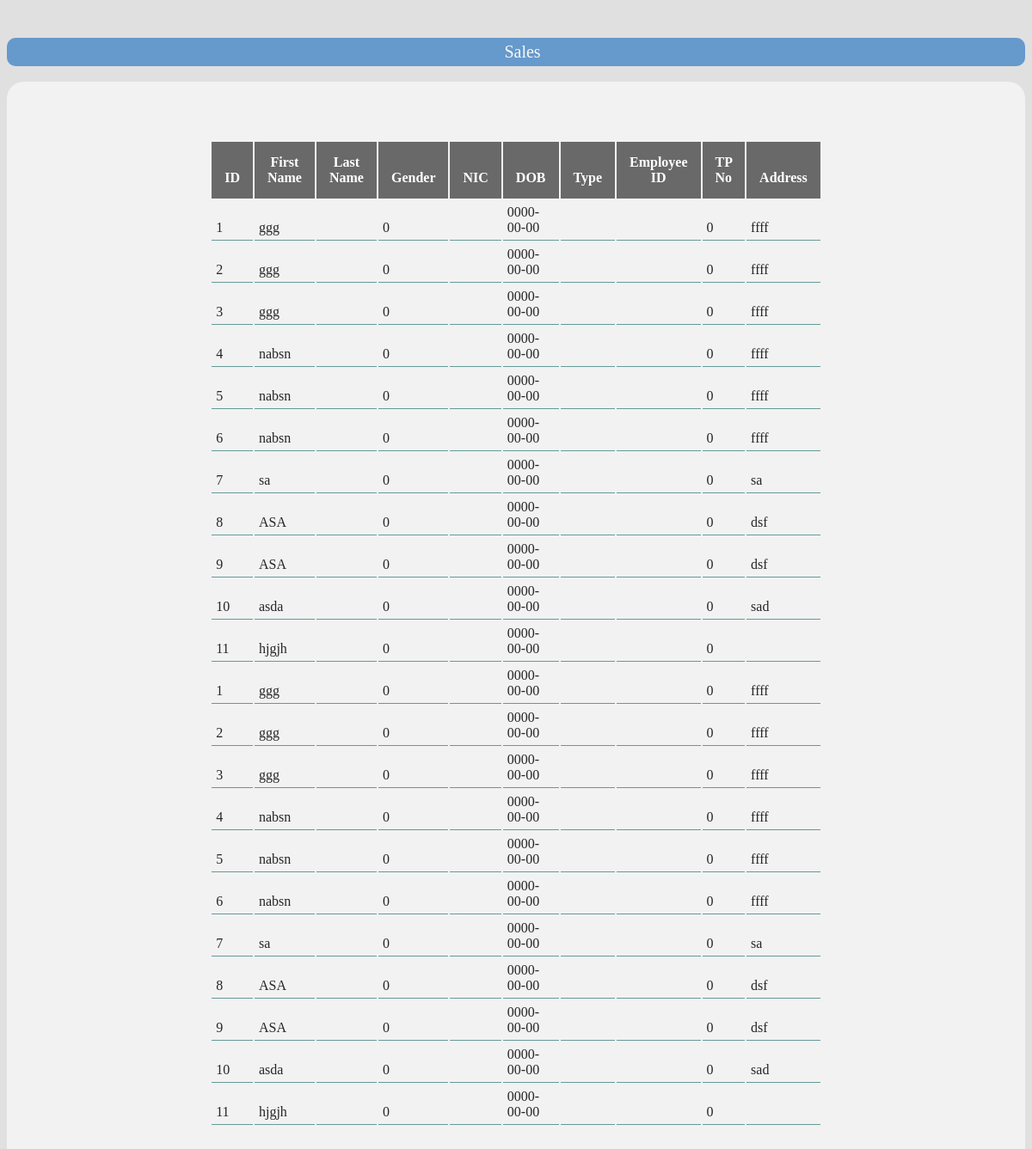
The page /Manager/sales.php on the database its author committed.
### tables this page shows
CREATE TABLE `employee` (
  `Id` int(11) NOT NULL,
  `FirstName` varchar(255) NOT NULL,
  `LastName` varchar(255) NOT NULL,
  `Gender` varchar(10) NOT NULL,
  `NIC` varchar(255) NOT NULL,
  `DOB` date NOT NULL,
  `Type` varchar(255) NOT NULL,
  `EmpId` varchar(255) NOT NULL,
  `TpNum` int(11) NOT NULL,
  `Address` varchar(255) NOT NULL
);

### Manager/sales.php (the view, shortened to what this page needs)
<html lang="en">
  <head>
    <link rel="stylesheet" href="../css/main.css">
  </head>
  <body bgcolor="#e0e0e0">
<center>
<br>
<br>
<div class="h2div" > Sales</div>
<br>
<div class="div">
<br>
<table class="table1 normaltable" >
	<tr>
		<th class="tablerecharge">ID</th>
		<th class="tablerecharge">First Name</th>
		<th class="tablerecharge">Last Name</th>
		<th class="tablerecharge">Gender</th>
        <th class="tablerecharge">NIC</th>
        <th class="tablerecharge">DOB</th>
        <th class="tablerecharge">Type</th>
        <th class="tablerecharge">Employee ID</th>
        <th class="tablerecharge">TP No</th>
        <th class="tablerecharge">Address</th>
	</tr>
    <?php
            $sql_query = "select * from  employee";
            $result = mysql_query($sql_query);
            while ($data = mysql_fetch_array($result))
            {
                $id = $data['Id'];
                $fname = $data['FirstName'];
                $lname = $data['LastName'];
                $gender = $data['Gender'];
                $nic = $data['NIC'];
                $dob = $data['DOB'];
                $type = $data['Type'];
                $empid = $data['EmpId'];
                $tpno = $data['TpNum'];
                $add = $data['Address'];
                echo '
                	<tr>
                		<td class="tablerecharge">'.$id.'</td>
                		<td class="tablerecharge">'.$fname.'</td>
                		<td class="tablerecharge">'.$lname.'</td>
                		<td class="tablerecharge">'.$gender.'</td>
                        <td class="tablerecharge">'.$nic.'</td>
                        <td class="tablerecharge">'.$dob.'</td>
                        <td class="tablerecharge">'.$type.'</td>
                        <td class="tablerecharge">'.$empid.'</td>
                        <td class="tablerecharge">'.$tpno.'</td>
                        <td class="tablerecharge">'.$add.'</td>
                	</tr>';
            }
	?>
	</table>
<br>
</div>
<br>
</center>
  </body>
</html>

### css/main.css (style rules this page uses)
.div { border-radius: 20px; background-color: #f2f2f2; padding-bottom: 50px; padding-top: 50px; }
.table1 { border-radius: 10px; width: 60% }
.h2div { background-color: #6699cc; color: #F8F8F8; font-family: Georgia; font-size: 20px; vertical-align: center; padding-left: 15px; padding-top: 5px; padding-bottom: 5px; border-radius: 10px; }
.tablerecharge { width: 10% }
.normaltable td { vertical-align: bottom; padding: 5px; text-align: 15px; height: 10px; border-bottom: 1px solid #669999; color: #262626 }
.normaltable th { background-color: #696969 ; color: white; height: 20px; vertical-align: bottom; padding: 15px; text-align: 15px }

### rows shown on the page
employee: Id "1", FirstName "ggg", Gender "0", DOB "0000-00-00", TpNum "0", Address "ffff"
employee: Id "2", FirstName "ggg", Gender "0", DOB "0000-00-00", TpNum "0", Address "ffff"
employee: Id "3", FirstName "ggg", Gender "0", DOB "0000-00-00", TpNum "0", Address "ffff"
employee: Id "4", FirstName "nabsn", Gender "0", DOB "0000-00-00", TpNum "0", Address "ffff"
employee: Id "5", FirstName "nabsn", Gender "0", DOB "0000-00-00", TpNum "0", Address "ffff"
employee: Id "6", FirstName "nabsn", Gender "0", DOB "0000-00-00", TpNum "0", Address "ffff"
employee: Id "7", FirstName "sa", Gender "0", DOB "0000-00-00", TpNum "0", Address "sa"
employee: Id "8", FirstName "ASA", Gender "0", DOB "0000-00-00", TpNum "0", Address "dsf"
employee: Id "9", FirstName "ASA", Gender "0", DOB "0000-00-00", TpNum "0", Address "dsf"
employee: Id "10", FirstName "asda", Gender "0", DOB "0000-00-00", TpNum "0", Address "sad"
employee: Id "11", FirstName "hjgjh", Gender "0", DOB "0000-00-00", TpNum "0"
employee: Id "1", FirstName "ggg", Gender "0", DOB "0000-00-00", TpNum "0", Address "ffff"
employee: Id "2", FirstName "ggg", Gender "0", DOB "0000-00-00", TpNum "0", Address "ffff"
employee: Id "3", FirstName "ggg", Gender "0", DOB "0000-00-00", TpNum "0", Address "ffff"
employee: Id "4", FirstName "nabsn", Gender "0", DOB "0000-00-00", TpNum "0", Address "ffff"
employee: Id "5", FirstName "nabsn", Gender "0", DOB "0000-00-00", TpNum "0", Address "ffff"
employee: Id "6", FirstName "nabsn", Gender "0", DOB "0000-00-00", TpNum "0", Address "ffff"
employee: Id "7", FirstName "sa", Gender "0", DOB "0000-00-00", TpNum "0", Address "sa"
employee: Id "8", FirstName "ASA", Gender "0", DOB "0000-00-00", TpNum "0", Address "dsf"
employee: Id "9", FirstName "ASA", Gender "0", DOB "0000-00-00", TpNum "0", Address "dsf"
employee: Id "10", FirstName "asda", Gender "0", DOB "0000-00-00", TpNum "0", Address "sad"
employee: Id "11", FirstName "hjgjh", Gender "0", DOB "0000-00-00", TpNum "0"
